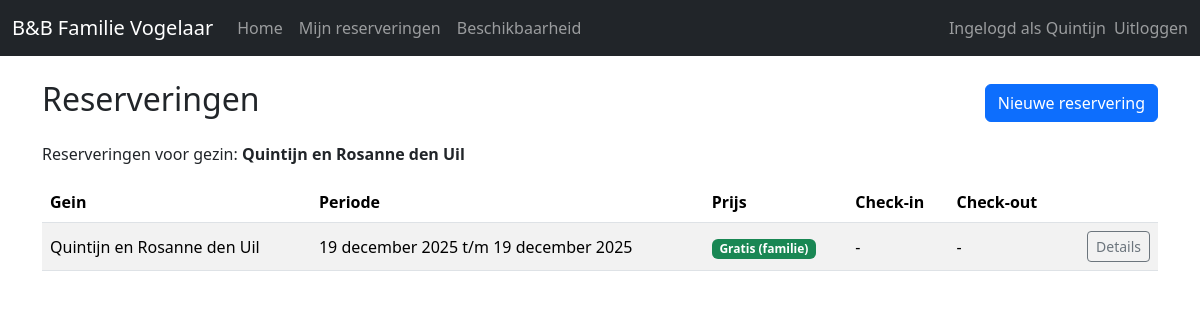
The page /booking/reservations/ (signed in) on the database its author committed.
### booking/models.py (models this page shows, shortened)
class Family(models.Model):
    FAMILY_CHOICES = [
        ("adian_julia", "Adian en Julia"),
        ("marten_marilene", "Marten en Marilene"),
        ("quintijn_rosanne", "Quintijn en Rosanne"),
    ]
    code = models.CharField(
        max_length=64,
        unique=True,
        help_text="Bijvoorbeeld 'adian_julia' of een andere familienaam.",
    )
    display_name = models.CharField(
        max_length=128,
        blank=True,
        help_text="Naam die op de site wordt getoond. Leeg = gebruik code/keuze.",
    )
    user = models.OneToOneField(
        settings.AUTH_USER_MODEL,
        on_delete=models.SET_NULL,
        null=True,
        blank=True,
        related_name="family",
        help_text="Account dat namens dit gezin kan reserveren.",
    )
    is_free_family = models.BooleanField(
        default=False,
        help_text="Als dit aan staat, zijn reserveringen gratis.",
    )
    def __str__(self):
        if self.display_name:
            return self.display_name
        choices_dict = dict(self.FAMILY_CHOICES)
        return choices_dict.get(self.code, self.code)

class Reservation(models.Model):
    family = models.ForeignKey(
        Family,
        on_delete=models.CASCADE,
        related_name="reservations",
        verbose_name="Gein",
    )
    start_date = models.DateField("Startdatum")
    end_date = models.DateField(
        "Einddatum",
        help_text="Laatste overnachtingsdatum (check-out is de volgende ochtend).",
    )
    created_at = models.DateTimeField(auto_now_add=True)
    price_per_night = models.DecimalField(
        max_digits=7, decimal_places=2, default=Decimal("75.00")
    )
    total_price = models.DecimalField(
        max_digits=9, decimal_places=2, default=Decimal("0.00")
    )
    is_free = models.BooleanField(default=False)
    checked_in_at = models.DateTimeField(null=True, blank=True)
    checked_out_at = models.DateTimeField(null=True, blank=True)
    class Meta:
        ordering = ["-start_date"]

### booking/views.py (the view)
# urls.py: path("reservations/", views.reservation_list, name="reservation_list"),
@login_required
def reservation_list(request):
    family = get_family_for_user(request.user)
    if family:
        reservations = Reservation.objects.filter(family=family)
    else:
        reservations = Reservation.objects.all().select_related("family")
    return render(
        request,
        "booking/reservation_list.html",
        {"reservations": reservations, "family": family},
    )

### booking/views.py (called while the page is built)
def get_family_for_user(user):
    if not user.is_authenticated:
        return None
    try:
        return user.family
    except Family.DoesNotExist:
        return None

### booking/templates/booking/reservation_list.html
{% extends "booking/base.html" %}
{% block content %}
<div class="d-flex justify-content-between align-items-center mb-3">
  <h2>Reserveringen</h2>
  {% if user.is_authenticated and family %}
    <a href="{% url 'booking:reservation_create' %}" class="btn btn-primary">
      Nieuwe reservering
    </a>
  {% endif %}
</div>
{% if family %}
  <p>Reserveringen voor gezin: <strong>{{ family }}</strong></p>
{% else %}
  <p><em>Je hebt geen gezin gekoppeld; mogelijk zie je hier alle reserveringen (beheer).</em></p>
{% endif %}
<table class="table table-striped table-hover align-middle">
  <thead>
    <tr>
      <th>Gein</th>
      <th>Periode</th>
      <th>Prijs</th>
      <th>Check-in</th>
      <th>Check-out</th>
      <th></th>
    </tr>
  </thead>
  <tbody>
    {% for r in reservations %}
      <tr>
        <td>{{ r.family }}</td>
        <td>{{ r.start_date }} t/m {{ r.end_date }}</td>
        <td>
          {% if r.is_free %}
            <span class="badge bg-success">Gratis (familie)</span>
          {% else %}
            € {{ r.total_price }}
          {% endif %}
        </td>
        <td>{{ r.checked_in_at|date:"d-m-Y H:i"|default:"-" }}</td>
        <td>{{ r.checked_out_at|date:"d-m-Y H:i"|default:"-" }}</td>
        <td class="text-end">
          <a href="{% url 'booking:reservation_detail' r.pk %}" class="btn btn-sm btn-outline-secondary">
            Details
          </a>
        </td>
      </tr>
    {% empty %}
      <tr>
        <td colspan="6"><em>Geen reserveringen gevonden.</em></td>
      </tr>
    {% endfor %}
  </tbody>
</table>
{% endblock %}

### booking/templates/booking/base.html (shortened to what this page needs)
<!DOCTYPE html>
<html lang="nl">
<head>
  <link
    rel="stylesheet"
    href="https://cdn.jsdelivr.net/npm/bootstrap@5.3.3/dist/css/bootstrap.min.css"
  >
</head>
<body>
<nav class="navbar navbar-expand-lg navbar-dark bg-dark mb-4">
  <div class="container-fluid">
    <a class="navbar-brand" href="{% url 'booking:home' %}">
      B&amp;B Familie Vogelaar
    </a>
    <div class="collapse navbar-collapse" id="navbarNav">
    <ul class="navbar-nav me-auto mb-2 mb-lg-0">
      <li class="nav-item">
        <a class="nav-link" href="{% url 'booking:home' %}">Home</a>
      </li>
      {% if user.is_authenticated %}
      <li class="nav-item">
        <a class="nav-link" href="{% url 'booking:reservation_list' %}">Mijn reserveringen</a>
      </li>
      <li class="nav-item">
        <a class="nav-link" href="{% url 'booking:availability' %}">Beschikbaarheid</a>
      </li>
      {% endif %}
    </ul>
      <ul class="navbar-nav ms-auto">
        {% if user.is_authenticated %}
          <li class="nav-item">
            <span class="navbar-text me-2">
              Ingelogd als {{ user.username }}
            </span>
          </li>
          <li class="nav-item">
          <form method="post" action="{% url 'logout' %}" class="d-inline">
            <button type="submit" class="btn btn-link nav-link p-0" style="border: none;">
              Uitloggen
            </button>
          </form>
        </li>
        {% else %}
          <li class="nav-item">
            <a class="nav-link" href="{% url 'login' %}">Inloggen</a>
          </li>
        {% endif %}
      </ul>
    </div>
  </div>
</nav>
<div class="container">
  {% block content %}{% endblock %}
</div>
</body>
</html>

### rows shown on the page
Family: display_name "Quintijn en Rosanne den Uil"
Reservation: family "Quintijn en Rosanne den Uil", start_date "19 december 2025", end_date "19 december 2025", is_free "Gratis (familie)", checked_in_at "-", checked_out_at "-"

### other values the page prints
{{ user.username }} "Quintijn"
